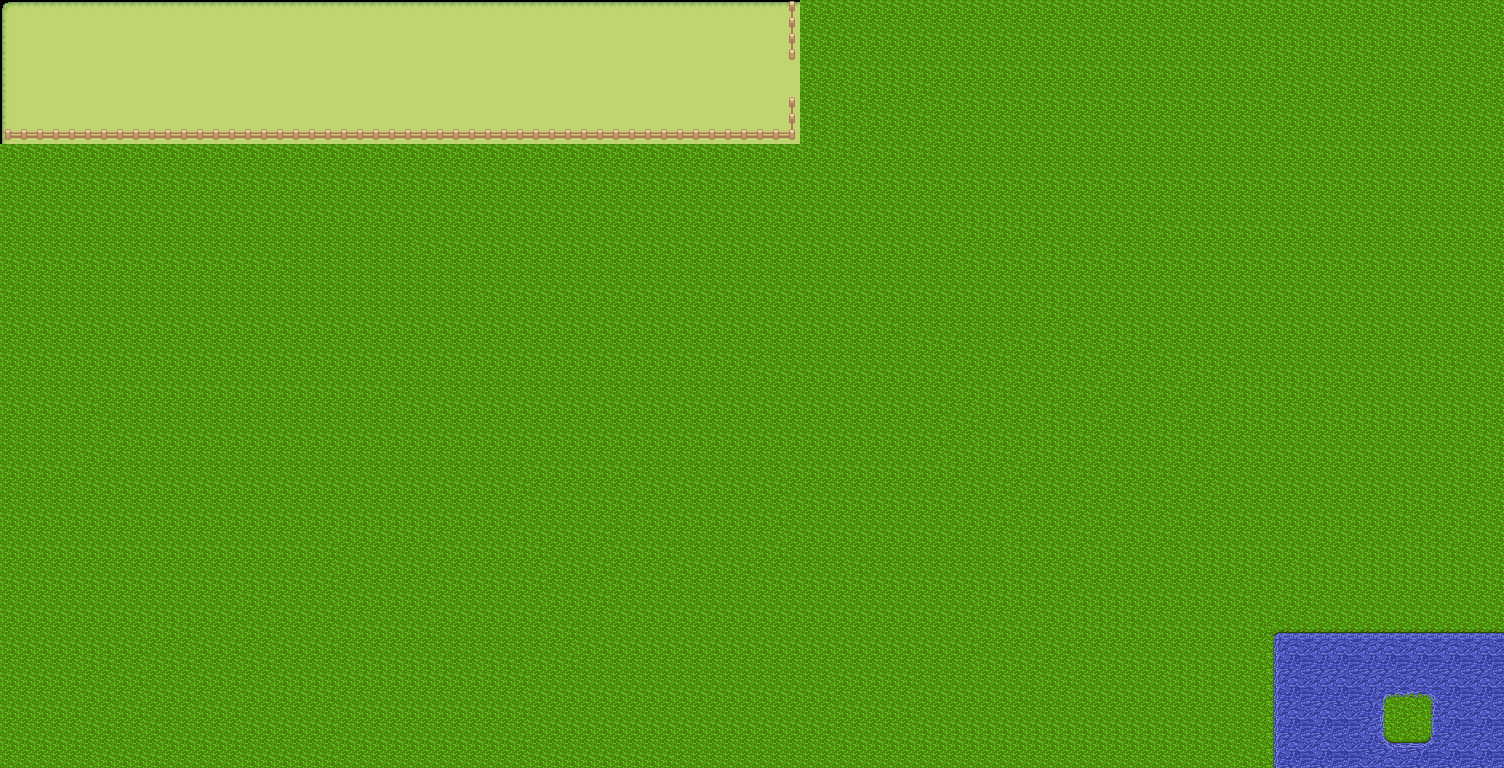

A level layout from a 2D game, rendered from its tile map. Below: a short description, then the map file with tile-grid data replaced by summaries:
An orthogonal 94x48 tile map with 16x16 px tiles, 2 tile layers (Grass and Water, Fences), 3 tilesets.

<map version="1.10" tiledversion="1.10.2" orientation="orthogonal" renderorder="right-down" width="94" height="48" tilewidth="16" tileheight="16" infinite="0" nextlayerid="3" nextobjectid="1">
 <tileset firstgid="1" source="Grass.tsx" />
 <tileset firstgid="78" source="base_landscape.tsx" />
 <tileset firstgid="546" source="Fences.tsx" />
 <layer id="1" name="Grass and Water" width="94" height="48">
  <data>[4512 cells, 4512 non-empty, 45 distinct tile ids]</data>
 </layer>
 <layer id="2" name="Fences" width="94" height="48">
  <data>[4512 cells, 56 non-empty, 6 distinct tile ids]</data>
 </layer>
</map>
